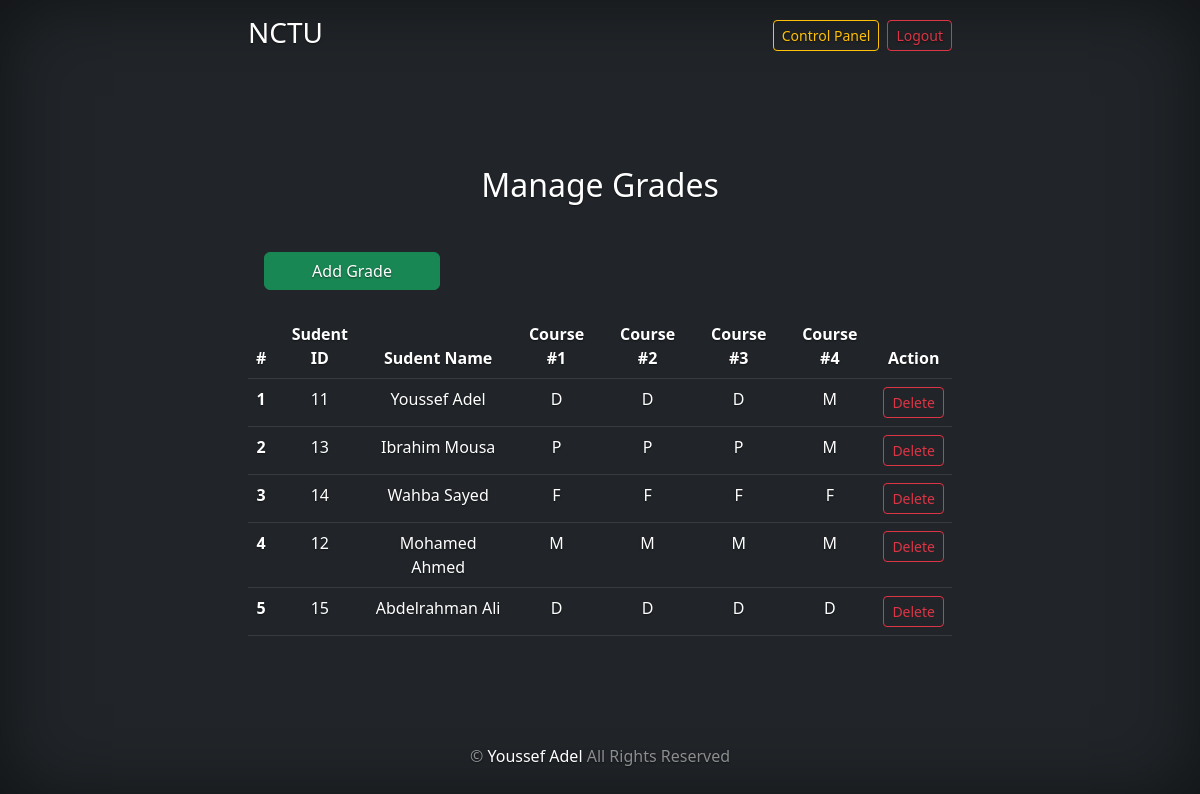
The page /manageGrades.php (signed in) on the database its author committed.
### tables this page shows
CREATE TABLE `grades` (
  `grade_id` int(3) NOT NULL,
  `student_id` int(3) NOT NULL,
  `course1` char(1) NOT NULL,
  `course2` char(1) NOT NULL,
  `course3` char(1) NOT NULL,
  `course4` char(1) NOT NULL
);

CREATE TABLE `students` (
  `id` int(4) NOT NULL,
  `name` varchar(30) NOT NULL,
  `department` varchar(30) NOT NULL,
  `year` int(1) NOT NULL
);

### public/manageGrades.php (called while the page is built, shortened)
<?php
$pageName = "Manage Grades";
require_once '../dbConnection.php';
$statment = $pdo->prepare('SELECT * FROM grades g, students s WHERE g.student_id = s.id;');
$statment->execute();
$data = $statment->fetchAll();
?>
<?php require_once '../views/partials/head.php' ?>
<?php require_once '../views/partials/header.php' ?>
<?php require_once '../views/controlPanel/manageGrades.php' ?>
<?php require_once '../views/partials/footer.php' ?>

### views/controlPanel/manageGrades.php (the view, shortened to what this page needs)
<h1 class="mb-5 fs-2"><?php echo $pageName ?></h1>
<a href="addGrade.php" class="btn btn-success w-25 mb-4 ms-3">Add Grade</a>
<table class="table table-dark">
    <thead>
        <tr>
            <th scope="col">#</th>
            <th scope="col">Sudent ID</th>
            <th scope="col">Sudent Name</th>
            <th scope="col">Course #1</th>
            <th scope="col">Course #2</th>
            <th scope="col">Course #3</th>
            <th scope="col">Course #4</th>
            <th scope="col">Action</th>
        </tr>
    </thead>
    <tbody>
        <?php $cnt = 1; ?>
        <?php foreach ($data as $grade) { ?>
            <tr>
                <th scope="row"><?php echo $cnt++ ?></th>
                <td><?php echo $grade['student_id']; ?></td>
                <td><?php echo $grade['name']; ?></td>
                <td><?php echo $grade['course1'] ?></td>
                <td><?php echo $grade['course2'] ?></td>
                <td><?php echo $grade['course3'] ?></td>
                <td><?php echo $grade['course4'] ?></td>
                <td>
                    <form action="removeGrade.php" method="get" style="display:inline;">
                        <input type="submit" class="btn btn-outline-danger btn-sm" value="Delete" />
                    </form>
                </td>
            </tr>
        <?php } ?>
    </tbody>
</table>

### views/partials/head.php (shortened to what this page needs)
<!DOCTYPE html>
<html lang="en" <?php if ($pageName == "Home") { ?>class="h-100" <?php } ?>>
<head>
    <link rel="stylesheet" href="https://cdn.jsdelivr.net/npm/bootstrap@5.2.0-beta1/dist/css/bootstrap.min.css" />
    <link rel="stylesheet" href="https://cdnjs.cloudflare.com/ajax/libs/font-awesome/6.1.1/css/all.min.css">
    <link href="css/index.css" rel="stylesheet" />
    <link href="css/getGrades.css" rel="stylesheet" />
    <link href="css/controlPanel.css" rel="stylesheet" />
</head>

### views/partials/header.php
<body class="d-flex <?php if ($pageName == "Home") { ?> h-100<?php } ?> text-center text-white bg-dark">
    <div class="cover-container d-flex w-100 p-3 mx-auto flex-column">
        <header class="mb-auto">
            <div>
                <h3 class="float-md-start mb-4"><a href="index.php">NCTU</a></h3>
                <nav class="nav nav-masthead justify-content-center float-md-end">
                    <?php session_start();
                    if (isset($_SESSION['isLogined'])) { ?>
                        <a href="controlPanel.php" class="btn btn-outline-warning btn-sm mt-1 me-2">Control Panel</a>
                        <a href="logout.php" class="btn btn-outline-danger btn-sm mt-1">Logout</a>
                    <?php } else { ?>
                        <a href=" login.php" class="btn btn-outline-success btn-sm mt-1">Login</a>
                    <?php } ?>
                </nav>
            </div>
        </header>

### views/partials/footer.php
<footer class="mt-auto text-white-50">
    <p>
        &copy; <span class="text-white">Youssef Adel</span> All Rights Reserved
    </p>
</footer>
</div>
</body>
</html>

### public/css/index.css (style rules this page uses)
html { min-height: 100vh; }
body { text-shadow: 0 .05rem .1rem rgba(0, 0, 0, .5); box-shadow: inset 0 0 5rem rgba(0, 0, 0, .5); min-height: 100vh; }
.cover-container { max-width: 46em; }
a { text-decoration: none; color: white; }

### public/css/getGrades.css (style rules this page uses)
table { background-color:white; }

### rows shown on the page
grades: student "11", student.name "Youssef Adel", course1 "D", course2 "D", course3 "D", course4 "M"
grades: student "13", student.name "Ibrahim Mousa", course1 "P", course2 "P", course3 "P", course4 "M"
grades: student "14", student.name "Wahba Sayed", course1 "F", course2 "F", course3 "F", course4 "F"
grades: student "12", student.name "Mohamed Ahmed", course1 "M", course2 "M", course3 "M", course4 "M"
grades: student "15", student.name "Abdelrahman Ali", course1 "D", course2 "D", course3 "D", course4 "D"

### other values the page prints
$pageName "Manage Grades"
